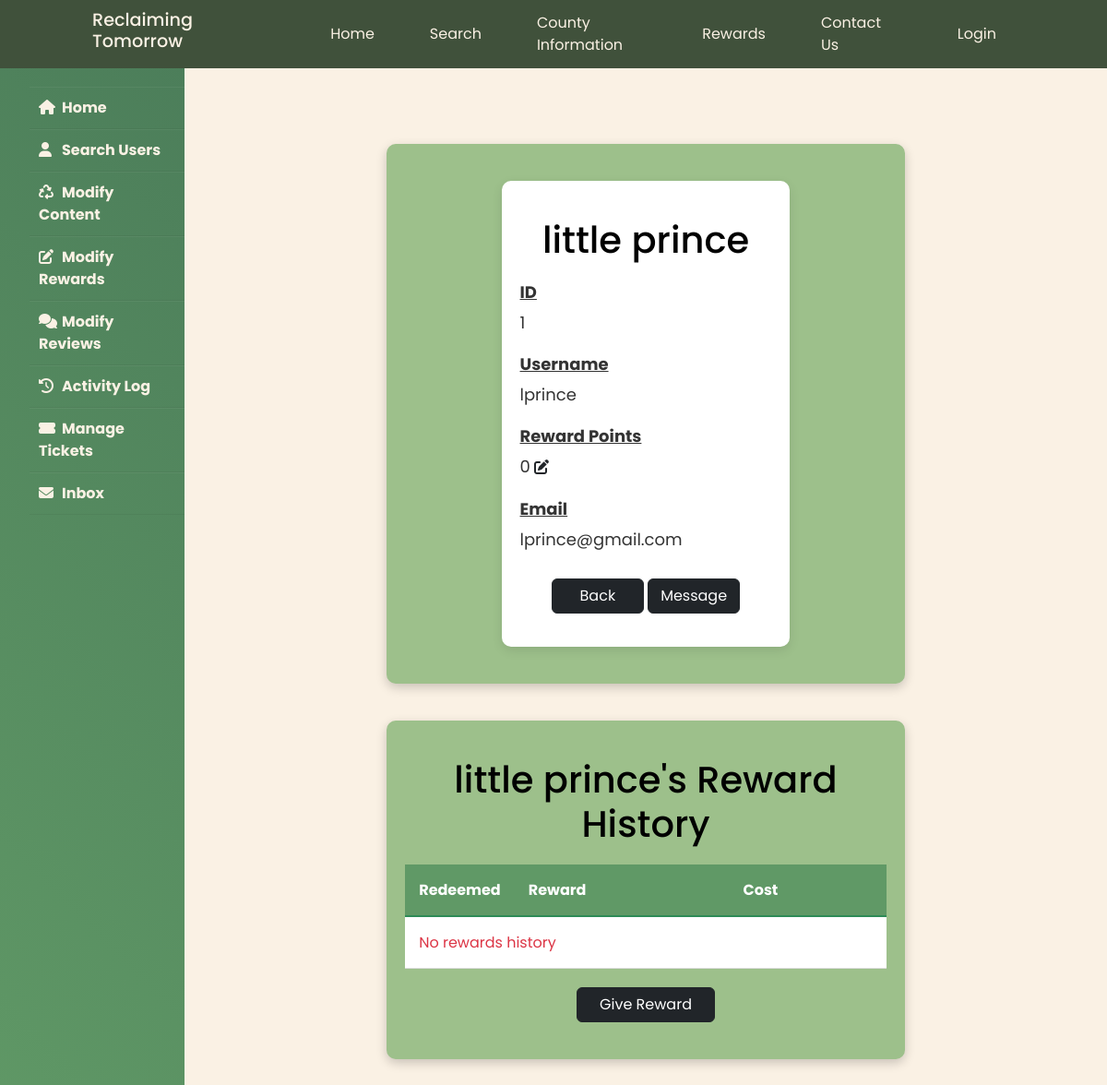
Page /admin/userProfile.php?id=1 on the earlier database version.
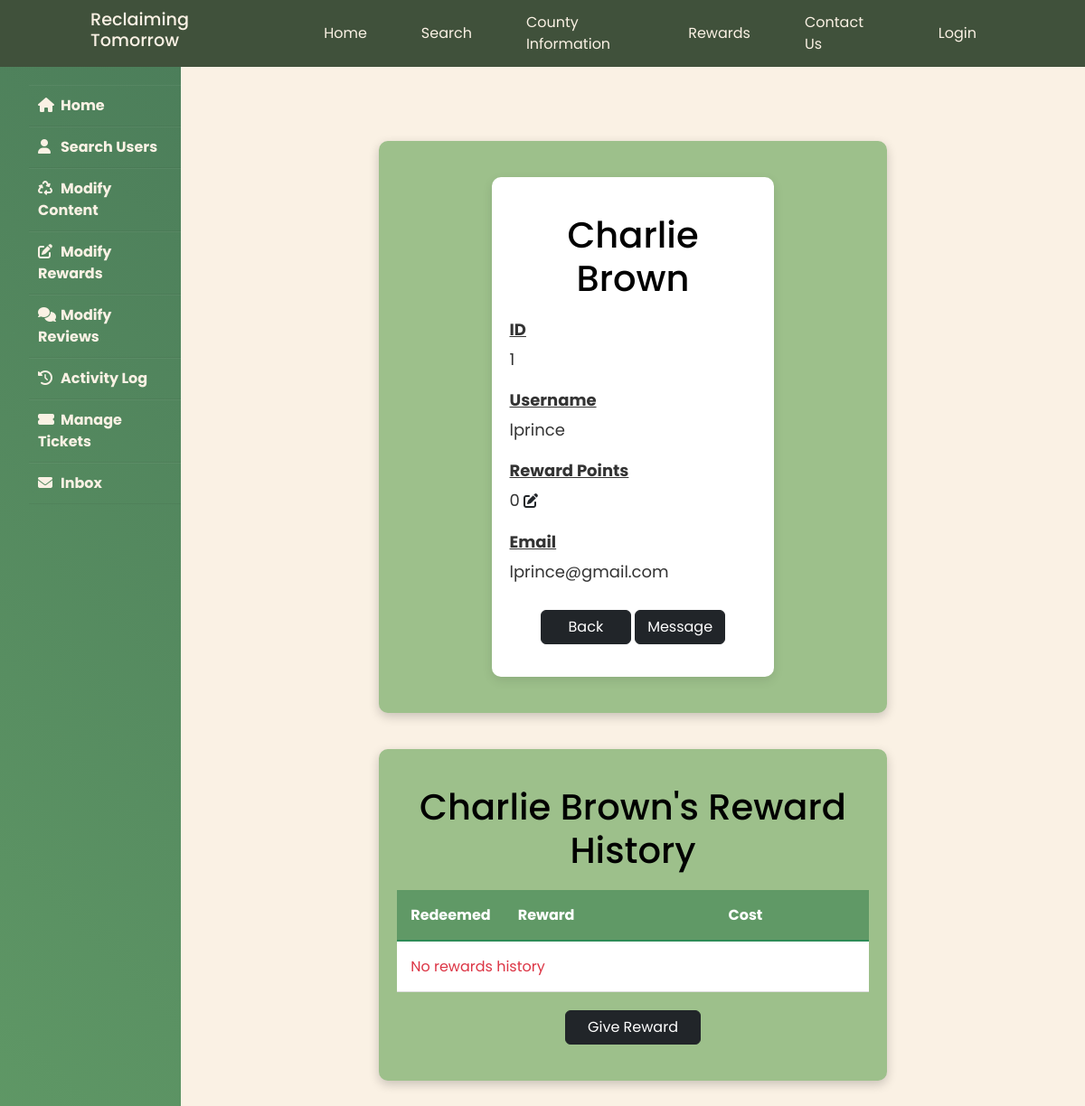
Same page on the later database version.
### tables this page shows
CREATE TABLE `users` (
  `id` int(11) NOT NULL,
  `name` varchar(100) NOT NULL,
  `email` varchar(200) NOT NULL,
  `email_verification` varchar(200) DEFAULT NULL,
  `username` varchar(50) NOT NULL,
  `password` varchar(200) NOT NULL,
  `reward_points` int(255) NOT NULL DEFAULT 0,
  `is_logged_in` tinyint(1) NOT NULL,
  `role` varchar(20) NOT NULL,
  `reset_token_hash` varchar(64) DEFAULT NULL,
  `reset_token_expires` datetime DEFAULT NULL,
  `date` datetime NOT NULL
);

### admin/userProfile.php (the view, shortened to what the changed rows need)
<?php
require '../connect.php';
$data = $_GET['id'];
$sql = "SELECT * FROM users WHERE id=$data";
$result = mysqli_query($db, $sql);
if ($result) {
    $row = mysqli_fetch_assoc($result);
    $user_name = $row['name'];
    ?>
<!DOCTYPE html>
<html lang="en">
<head>
    <link href="https://cdn.jsdelivr.net/npm/bootstrap@5.3.1/dist/css/bootstrap.min.css" rel="stylesheet" />
    <link href="../style.css" rel="stylesheet">
</head>
<body>
        <?php include "../admin/header.php"; ?>
        <div class="wrapper">
            <div class="sidebar"><i class=""></i>
            <ul>
            <li><a href="/admin/dashboard"><i class="fas fa-home"></i>Home</a></li>
            <li><a href="/admin/search"><i class="fas fa-user"></i>Search Users</a></li>
            <li><a href="/admin/modifyContent"><i class="fas fa-recycle"></i>Modify Content</a></li>
            <li><a href="/admin/modifyRewards"><i class="fas fa-edit"></i>Modify Rewards</a></li>
            <li><a href="/admin/modifyReviews"><i class="fas fa-thin fa-comments"></i>Modify Reviews</a></li>
            <li><a href="/rewards/log"><i class="fas fa-history"></i>Activity Log</a></li>
            <li><a href="/rewards/manage_tickets"><i class="fas fa-ticket-alt"></i>Manage Tickets</a></li>
            <li><a href="/admin/inbox"><i class="fas fa-envelope"></i>Inbox</a></li>
          </ul>
            </div>
            <div class="main_content">
                <div style="text-align:center;">
                    <br>
                </div>
                <div class="info">
                    <div class="container my-5" style="text-align: center;">
                    <div class="flex-container">
                        <div class="form-container">
                                <div class="inside">
                                    <h1 style="margin-top: 20px;margin-bottom: 20px; color: #000000;"><?= $row['name'] ?></h1>
                                    <div class="info-item">
                                        <span class="label">ID</span>
                                        <span class="value"><?= $row['id'] ?></span>
                                    </div>
                                    <div class="info-item">
                                        <span class="label">Username</span>
                                        <span class="value"><?= $row['username'] ?></span>
                                    </div>
                                    <div class="info-item">
                                        <span class="label">Reward Points</span>
                                        <p style="margin: 0;">
                                        <span class="value"><?= $row['reward_points'] ?></span>
                                        <a class="fas fa-edit link-underline-opacity-0 link-dark" href="updatePoints.php?id=<?= $row['id'] ?>" role="button"></a>
                                        </p>
                                    </div>
                                    <div class="info-item">
                                        <span class="label">Email</span>
                                        <span class="value"><?= $row['email'] ?></span>
                                    </div>
                                    <p style="margin-top: 30px">
                                        <a class="btn btn-dark btn" href="/admin/search" style="width:100px" role="button">Back</a>
                                        <a class="btn btn-dark btn" href="/admin/composeMessage?id=<?= $row['id'] ?>" style="width:100px" role="button">Message</a>
                                    </p>
                                </div>
                            </div>
                        <div class="form-container2">
                            <div style="text-align: center;">
                                <h1 style="margin-top: 20px;color: #000000;"><?= $user_name ?>'s Reward History</h1>
                            </div>
                            <div>
                                <table style="width: 100%; margin-bottom: 20px;" class="table table-hover">
                                    <thead class="table-dark">
                                    <tr>
                                        <th style="width: 100px;">Redeemed</th>
                                        <th>Reward</th>
                                        <th>Cost</th>
                                    </tr>
                                    </thead>
                                    <tbody>
                                    <?php
                                        $action_name = 'CLAIM_REWARD';
                                        $sql = "SELECT *, DATE_FORMAT(date, '%b %e, %Y %H:%i:%s') AS date FROM reward_point_log WHERE user_id=$data AND action_name='$action_name' ORDER BY date DESC";
                                        $result = mysqli_query($db, $sql);
                                        if ($result && mysqli_num_rows($result) > 0) {
                                     ?>
                                    <?php
                                    while ($row = mysqli_fetch_assoc($result)) {
                                        $sql2 = "SELECT * FROM rewards";
                                        $result2 = mysqli_query($db, $sql2);
                                        while ($row2 = mysqli_fetch_assoc($result2)) {
                                            if ($row['reward_id'] == $row2['id']) {
                                                $reward_name = $row2['name'];
                                                $reward_cost = $row2['price'];
                                                break;
                                            }
                                        }
                                    ?>
                                    <tr>
                                        <td style="width: 175px;"><?= $row['date'] ?></td>
                                        <td style="width: 175px;"><?= $reward_name ?></td>
                                        <td style="width: 150px;"><?= $reward_cost ?></td>
                                    </tr>
                                    <?php }  ?>
                                    <?php } else {
                                        echo '<tr><td colspan="3" class="text-danger">No rewards history</td></tr>';
                                    } ?>
                                    </tbody>
                                </table>
                                <a class="btn btn-dark btn" href="/admin/giveReward?id=<?= $data ?>" style="width:150px" role="button">Give Reward</a>
                            </div>
                        </div>
                    </div>
                </div>
            </div>
        </div>
    </div>
</body>
</html>
<?php }  ?>

Differences in the rows shown:
changed users "lprince": name "little prince" → "Charlie Brown"
